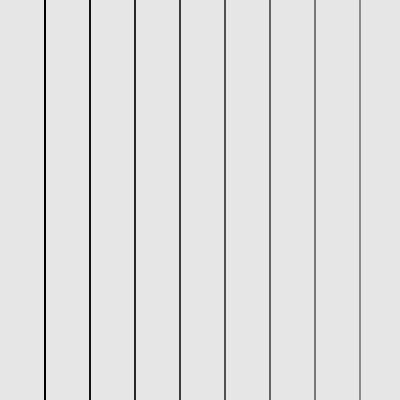
Frame 1 (no input)
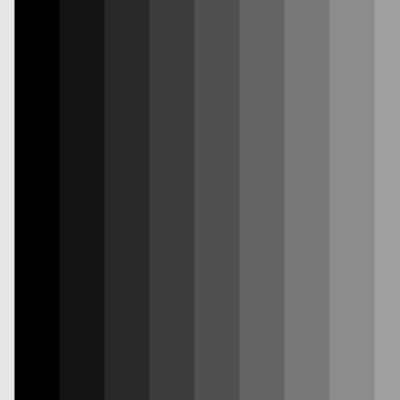
Frame 60 (no input)
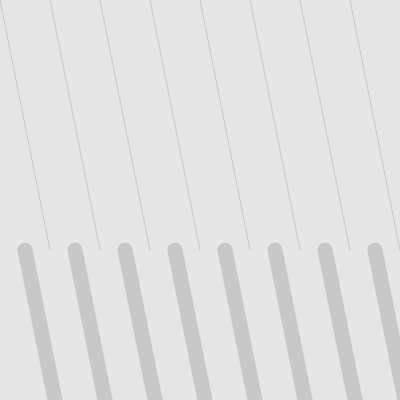
Frame 120 (the mouse pressed at the canvas centre since frame 60)

The p5.js sketch that drew these frames (run headless with seeded random() and noise() and a simulated clock; from frame 60 on, the mouse is pressed at the canvas centre):

// p5.js sketch
// ── sketch.js
let tiempo;
let rangoDeTiempo = 4000
let grosorBorde = 1
// 1000 milisegundos -> 1 segundo

function setup() 
{
	createCanvas(400, 400);
}

function draw()
{

    //console.log(millis())
    tiempo = millis()%rangoDeTiempo // siempre devuelve algo entre 0 y 3999
    console.log(tiempo)
    background(230)

    grosorBorde++;

   

    if( tiempo < 2000){
        //Primer diseño
        strokeWeight(grosorBorde)
        stroke(0)
        for (let i = 1; i <= 10; i++) {
          line(i * 45, 0, i * 45, 500)
          stroke(20 * i)
        }
    }else{
        grosorBorde = 1
        //segundo diseño
        strokeWeight(1)
        for (let i = 0; i < 500; i += 50) {
          line(i, 0, i + 50, 250)
        }
        strokeWeight(15)
        for (let i = 25; i < 500; i += 50) {
          line(i, 250, i + 50, 500)
        }     
    }
}


// 2 diseños -> c/uno durante 2 seg -> c/uno aparezca 2000 milisegundos
// el rango de tiempo tendra que ser 4000
